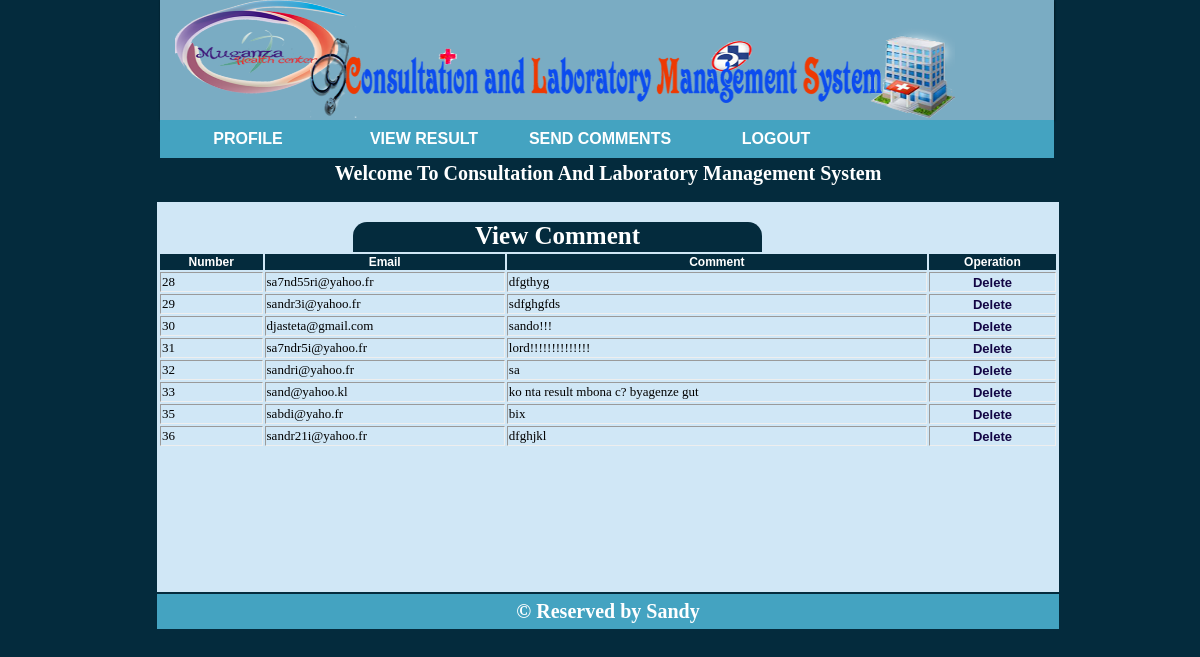
/comment_view.php, run on the app's committed database.
### tables this page shows
CREATE TABLE IF NOT EXISTS `comment` (
  `Id_comment` int(11) NOT NULL AUTO_INCREMENT,
  `Email` varchar(50) NOT NULL,
  `Comment` varchar(200) NOT NULL,
  `Usertype` char(20) NOT NULL,
  `datee` date NOT NULL,
  PRIMARY KEY (`Id_comment`),
  UNIQUE KEY `Email` (`Email`)
);

### comment_view.php (the view, shortened to what this page needs)
<html>
<head>
<link rel="stylesheet" type="text/css"href="cssfile.css"/>
</head >
<body bgcolor="042b3d">
<div id="container">
<div class="banner">
<img src="log2.png" class="img">
</div>
<table  align="center" border="0">
<tr>
	<div id="main-menu">
					<ul>
<li class="active"><a href="customer.php">Profile</a></li>
<li class="active"><a href="print_result.php" target="_blank">View Result</a></li>
<li><a href="customer_comment.php"> Send Comments</a>
	</li>
	<li><a href="logout.php">Logout</a></li>
	</ul>
	</div>
</tr>
<tr>
	<td colspan="6" id="td2" valign="top">
		<p class="t">Welcome To Consultation And Laboratory Management System</p>
		<div class="titlec">View Comment </div>
<?php
$sql="SELECT *from comment";
$query=mysql_query($sql);
?>
<table border="1" class="tab12" align="center">
<tr>
<td class="bg" >Number</font></td>
<td class="bg" >Email</font></td>
<td class="bg">Comment</td>
<td class="bg" colspan="2">Operation</td>
</tr>
<?php
while($row=mysql_fetch_array($query)){
?>
<tr>
<td><?php echo $row['Id_comment'];?></td>
<td><?php echo $row['Email'];?></td>
<td><?php echo $row['Comment'];?></td>
<td > <a href="comment_delete.php? Id_comment=<?php echo $row['Id_comment'];?>"> <div class="delete">Delete</div> </a></td>
<?php
}
?>
</table>
</td>
</tr>
<tr>
<td colspan="6" class="footer">&copy Reserved by Sandy</td>
</tr>
</table>
</div>
</body>
</html>

### cssfile.css (style rules this page uses)
#container { max-width: 1200px;width:1200;padding:0px;margin:0 auto; }
table { width: 900px; }
#td2 { height: 430px; background-color: #d0e7f6; }
body { margin-top: 65px; }
a { text-decoration: none; font-family: arial; color: white; font-weight: bold; }
.footer { background-color: #44a3c1; text-align: center; height: 35px; color: white; font-size: 20px; font-weight: bold; }
.banner { background-color: #7aacc3; margin-top: -65px; height: 120px; width: 894px; margin-left: 152px; border-radius: -webkit-border-radius: -moz-border-radius: box-shadow: 1px 1px 2px rgba(0,0,0,.3), 0 0 2px rgba(0,0,0,.3); -webkit-box-shadow: 1px 1px 2px rgba(0,0,0,.3), 0 0 2px rgba(0,0,0,.3); -moz-box-shadow: 1px 1px 2px rgba(0,0,0,.3), 0 0 2px rgba(0,0,0,.3); }
.bg { background-color: #042b3d; text-align:center; font-weight: bold; font-size: 12px; font-family: arial; color: white; border: 0px; }
.delete { text-align: center; color: rgb(18, 5, 68); }
.img { width: 780px; height: 120px; margin-left:15px ; margin-top:-2px; }
.titlec { background: #042b3d; border-radius: 14px 14px 0px 0px; width: 409px; height: 30; font-weight: bold; font-size: 25px; color: white; margin-left: 195px; text-align: center; margin-top: 20px; }
.t { background-color: #042b3d; font-weight: bold; color: white; text-align: center; font-size: 20px; margin-left: -1px; margin-top: -0.6px; height: 40px; margin-right: -1px; }
#main-menu { width: 74.5%; float: left; background: #44a3c1; margin-left: 152px; }
#main-menu > ul { list-style:none; overflow:hidden; padding:0; margin:0; }
#main-menu > ul > li { min-width:100px; float:left;display:block; }
#main-menu > ul > li > a { text-align:center; width: 156px; text-decoration:none; font-size:16px; font-weight:900; color:#fff; padding:10px ; display:block; text-transform:uppercase; }
.tab12 { font-size: 13px; border: 0px; }

### data on the page
comment: Id_comment "28", Email "sa7nd55ri@yahoo.fr", Comment "dfgthyg"
comment: Id_comment "29", Email "sandr3i@yahoo.fr", Comment "sdfghgfds"
comment: Id_comment "30", Email "djasteta@gmail.com", Comment "sando!!!"
comment: Id_comment "31", Email "sa7ndr5i@yahoo.fr", Comment "lord!!!!!!!!!!!!!!"
comment: Id_comment "32", Email "sandri@yahoo.fr", Comment "sa"
comment: Id_comment "33", Email "sand@yahoo.kl", Comment "ko nta result mbona c? byagenze gut"
comment: Id_comment "35", Email "sabdi@yaho.fr", Comment "bix"
comment: Id_comment "36", Email "sandr21i@yahoo.fr", Comment "dfghjkl"
